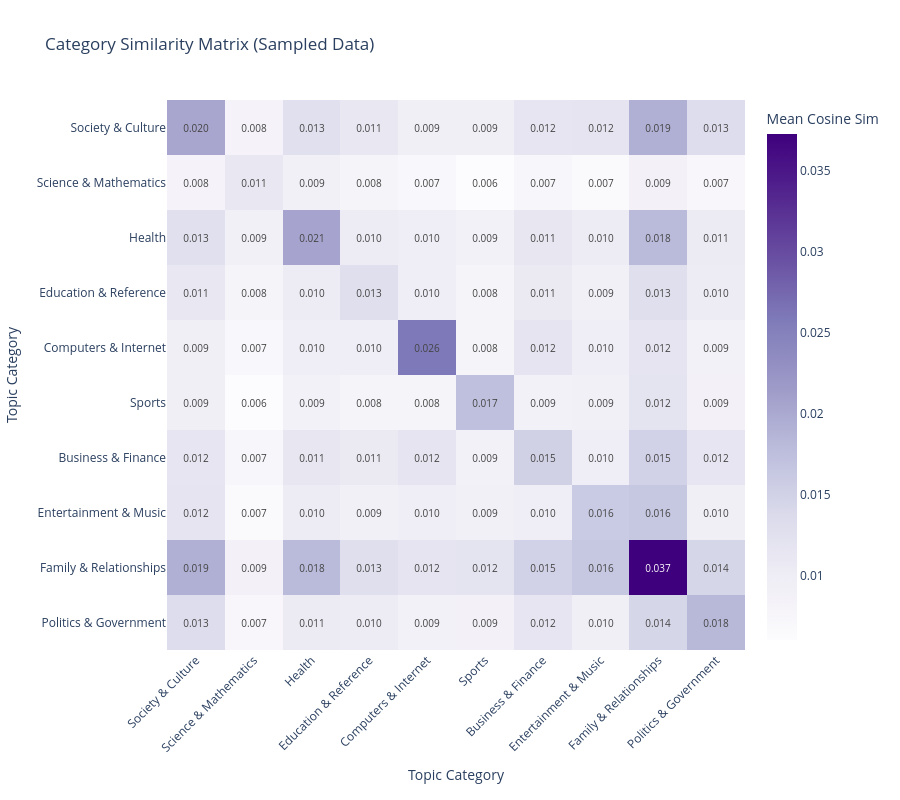

The notebook cell saved with this chart:
### Code cell
import plotly.graph_objects as go
from sklearn.feature_extraction.text import TfidfVectorizer
from sklearn.metrics.pairwise import cosine_similarity
import numpy as np
import pandas as pd

print("Sampling data to optimize computation time...")

# 1. Stratified Sampling
# Select N samples per category and reset the index for sparse matrix compatibility
df_sampled = df.groupby('class_index').sample(n=4000, random_state=42).reset_index(drop=True)

# 2. Define Class Names Mapping
class_names = {
    1: 'Society & Culture',
    2: 'Science & Mathematics',
    3: 'Health',
    4: 'Education & Reference',
    5: 'Computers & Internet',
    6: 'Sports',
    7: 'Business & Finance',
    8: 'Entertainment & Music',
    9: 'Family & Relationships',
    10: 'Politics & Government'
}

# 3. Vectorization Parameters
categories = sorted(df_sampled['class_index'].unique())
category_labels = [class_names.get(c, f"Class {c}") for c in categories]

# Initialize TF-IDF Vectorizer
vectorizer = TfidfVectorizer(max_features=5000, stop_words=list(stop_words))
tfidf_matrix = vectorizer.fit_transform(df_sampled['full_text'])

# 4. Compute Similarity Matrix
print("Computing TF-IDF matrices and Cosine Similarities on the sampled data...")
n_cats = len(categories)
similarity_matrix = np.zeros((n_cats, n_cats))

for i, cat1 in enumerate(categories):
    # Extract row indices for the first category using the new zero-indexed dataframe
    cat1_indices = df_sampled[df_sampled['class_index'] == cat1].index
    cat1_vectors = tfidf_matrix[cat1_indices]
    
    for j, cat2 in enumerate(categories):
        # Extract row indices for the second category
        cat2_indices = df_sampled[df_sampled['class_index'] == cat2].index
        cat2_vectors = tfidf_matrix[cat2_indices]
        
        # Compute pairwise cosine similarities
        pairwise_sim = cosine_similarity(cat1_vectors, cat2_vectors)
        
        # Calculate the mean similarity score
        similarity_matrix[i, j] = np.mean(pairwise_sim)

# 5. Generate Heatmap Visualization
fig = go.Figure(data=go.Heatmap(
    z=similarity_matrix,
    x=category_labels,
    y=category_labels,
    colorscale='Purples',
    text=similarity_matrix,
    texttemplate='%{text:.3f}',
    textfont={"size": 10},
    colorbar=dict(title="Mean Cosine Sim")
))

fig.update_layout(
    title='Category Similarity Matrix (Sampled Data)',
    xaxis_title='Topic Category',
    yaxis_title='Topic Category',
    width=900,
    height=800,
    yaxis={'autorange': 'reversed'}, 
    xaxis={'tickangle': -45},
    margin=dict(l=150, b=150)
)

fig.show()

# 6. Output Statistical Summary
print("\n--- Category Similarity Matrix ---")
for i, cat1 in enumerate(categories):
    label1 = category_labels[i]
    print(f"{label1:25s}: {similarity_matrix[i][i]:.3f} (within-category)")
    for j, cat2 in enumerate(categories):
        if i < j:
            label2 = category_labels[j]
            sim = similarity_matrix[i][j]
            status = "High overlap" if sim > 0.02 else "✓ Distinct"
            print(f"  vs {label2:25s}: {sim:.3f} | {status}")

### Figure 1 — Plotly figure (JSON) as saved in the notebook; plotly's stock layout.template omitted (floating-point values rounded to 4 significant figures)
{"data": [{"colorbar": {"title": {"text": "Mean Cosine Sim"}}, "colorscale": [[0, "rgb(252,251,253)"], [0.125, "rgb(239,237,245)"], [0.25, "rgb(218,218,235)"], [0.375, "rgb(188,189,220)"], [0.5, "rgb(158,154,200)"], [0.625, "rgb(128,125,186)"], [0.75, "rgb(106,81,163)"], [0.875, "rgb(84,39,143)"], [1, "rgb(63,0,125)"]], "text": [[0.02039, 0.008246, 0.0127, 0.0112, 0.009306, 0.009317, 0.01165, 0.01178, 0.01934, 0.01316], [0.008246, 0.01101, 0.009051, 0.008098, 0.007132, 0.00606, 0.007463, 0.006552, 0.008867, 0.007368], [0.0127, 0.009051, 0.02056, 0.01035, 0.009861, 0.008922, 0.01137, 0.01026, 0.01799, 0.01059], [0.0112, 0.008098, 0.01035, 0.0129, 0.009973, 0.008101, 0.01067, 0.008993, 0.0129, 0.01029], [0.009306, 0.007132, 0.009861, 0.009973, 0.02587, 0.008041, 0.01189, 0.01004, 0.01177, 0.008957], [0.009317, 0.00606, 0.008922, 0.008101, 0.008041, 0.01741, 0.008732, 0.009243, 0.01201, 0.008789], [0.01165, 0.007463, 0.01137, 0.01067, 0.01189, 0.008732, 0.01506, 0.009834, 0.01501, 0.01154], [0.01178, 0.006552, 0.01026, 0.008993, 0.01004, 0.009243, 0.009834, 0.01601, 0.0164, 0.009515], [0.01934, 0.008867, 0.01799, 0.0129, 0.01177, 0.01201, 0.01501, 0.0164, 0.03726, 0.01434], [0.01316, 0.007368, 0.01059, 0.01029, 0.008957, 0.008789, 0.01154, 0.009515, 0.01434, 0.0183]], "textfont": {"size": 10}, "texttemplate": "%{text:.3f}", "type": "heatmap", "x": ["Society & Culture", "Science & Mathematics", "Health", "Education & Reference", "Computers & Internet", "Sports", "Business & Finance", "Entertainment & Music", "Family & Relationships", "Politics & Government"], "y": ["Society & Culture", "Science & Mathematics", "Health", "Education & Reference", "Computers & Internet", "Sports", "Business & Finance", "Entertainment & Music", "Family & Relationships", "Politics & Government"], "z": [[0.02039, 0.008246, 0.0127, 0.0112, 0.009306, 0.009317, 0.01165, 0.01178, 0.01934, 0.01316], [0.008246, 0.01101, 0.009051, 0.008098, 0.007132, 0.00606, 0.007463, 0.006552, 0.008867, 0.007368], [0.0127, 0.009051, 0.02056, 0.01035, 0.009861, 0.008922, 0.01137, 0.01026, 0.01799, 0.01059], [0.0112, 0.008098, 0.01035, 0.0129, 0.009973, 0.008101, 0.01067, 0.008993, 0.0129, 0.01029], [0.009306, 0.007132, 0.009861, 0.009973, 0.02587, 0.008041, 0.01189, 0.01004, 0.01177, 0.008957], [0.009317, 0.00606, 0.008922, 0.008101, 0.008041, 0.01741, 0.008732, 0.009243, 0.01201, 0.008789], [0.01165, 0.007463, 0.01137, 0.01067, 0.01189, 0.008732, 0.01506, 0.009834, 0.01501, 0.01154], [0.01178, 0.006552, 0.01026, 0.008993, 0.01004, 0.009243, 0.009834, 0.01601, 0.0164, 0.009515], [0.01934, 0.008867, 0.01799, 0.0129, 0.01177, 0.01201, 0.01501, 0.0164, 0.03726, 0.01434], [0.01316, 0.007368, 0.01059, 0.01029, 0.008957, 0.008789, 0.01154, 0.009515, 0.01434, 0.0183]]}], "layout": {"height": 800, "margin": {"b": 150, "l": 150}, "title": {"text": "Category Similarity Matrix (Sampled Data)"}, "width": 900, "xaxis": {"tickangle": -45, "title": {"text": "Topic Category"}}, "yaxis": {"autorange": "reversed", "title": {"text": "Topic Category"}}}}
